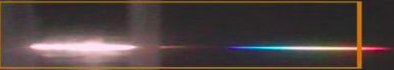
#> input picture Spectrometer-master/t2.png, 394 x 70 px, given in place of newspec2.png, which was not available
$ python 'newspec code.py'
#> lines starting #> are read from the running program, lines starting #| are printed output that depends on the picture; pictures that were not available may be replaced by others from this repository, and a replacement may not be noted
import cv2
import numpy as np
import matplotlib
#matplotlib.use('TkAgg')
import matplotlib.pyplot as plt
from scipy.signal import find_peaks

elements={
        'Albite': [400, 500],
        'Azurite': [600, 700],
        'Beryl': [400, 500],
        'Biotite': [500, 600],
        'Calcite': [400, 450],
        'Chalcopyrite': [500, 700],
        'Chlorite': [500, 550],
        'Copper': [600, 700],
        'Epidote': [450, 550],
        'Goethite': [480],
        'Gypsum': [450, 500],
        'Hematite': [450],
        'Iron': [400, 500],
        'Kaolinite': [450, 500],
        'Limonite': [500],
        'Magnetite': [400, 700],
        'Malachite': [600, 700],
        'Manganese': [500, 600],
        'Muscovite': [450, 550],
        'Olivine': [400, 500],
        'Orthoclase': [400, 450],
        'Pyrite': [500, 600],
        'Quartz': [400, 500],
        'Rutile': [400, 450],
        'Siderite': [400, 500],
        'Vermiculite': [450, 500],
        'Zinc': [500, 600]
        }

def check(elements,peaks,thresh):
    for element, ref_peaks in elements.items():
        diff = all(abs(peak-ref_peak) <=thresh for peak, ref_peak in zip(peaks,ref_peaks))
        print(element,' : ',diff)
        if diff:
            print(element)

def graph(simg):


    image = cv2.imread(simg, cv2.IMREAD_GRAYSCALE)
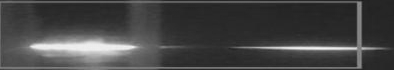
#> image: shape (70, 394); min 28, max 243, mean 69.5

    pixel_positions = np.arange(0, image.shape[1])
#> pixel_positions = 394 values from 0 to 393
    #print(pixel_positions)

    calibration_factor=2.9
    wavelengths = pixel_positions * calibration_factor
#> wavelengths = 394 values from 0 to 1139.7

    # Extract the spectrum
    spectrum = np.sum(image, axis=0)  # Sum along columns
#> spectrum = 394 values, max 9228 at index 360, min 2742 at index 393, mean 4863.5
    #print(len(spectrum),len(pixel_positions))

    peaks=find_peaks(spectrum,height=10,threshold=5,distance=5)
    print(wavelengths[peaks[0]])
#| [   5.8  110.2  142.1  174.   217.5  382.8  542.3  681.5  774.3  797.5
#|   971.5 1044.  1078.8]


    plt.style.use('Solarize_Light2')
    fig=plt.figure(figsize=(10, 5))
    plt.plot(wavelengths, spectrum, color='b', linewidth=2)
    plt.xlabel('Wavelength (nm)')
    plt.ylabel('Intensity')
    plt.title('Wavelength Spectrum')
    plt.grid(True)
    plt.show()
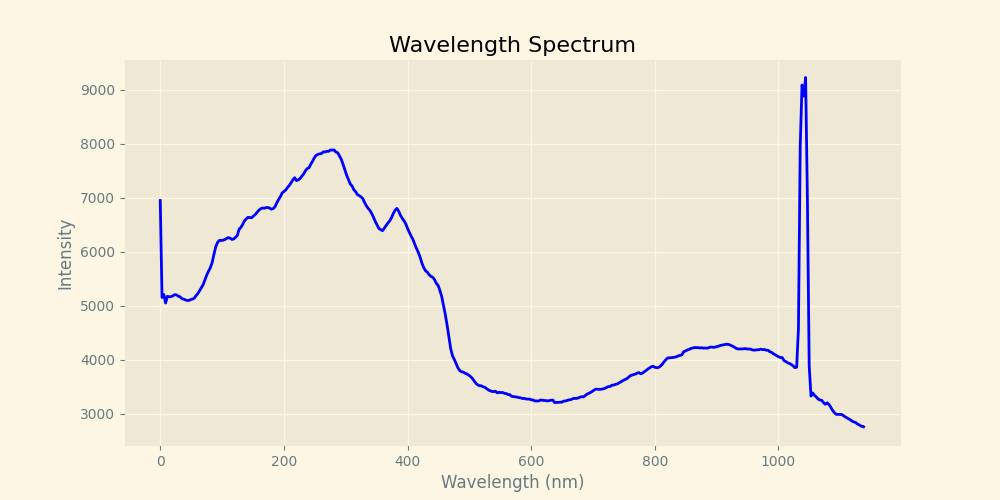
#> figure drawn by matplotlib, 1 panel; curve peaks at x = 1044, y = 9228
    # [4 lines of commented-out code are left out]

    check(elements,wavelengths[peaks[0]],10)
#> the loop in check, `for element, ref_peaks in elements.items():` made 27 passes
#| Albite  :  False
#| Azurite  :  False
#| Beryl  :  False
#| Biotite  :  False
#| Calcite  :  False
#| Chalcopyrite  :  False
#| Chlorite  :  False
#| Copper  :  False
#> (further printed lines are left out)

    fig,ax=plt.subplots(7,4)
    r,c=0,0
    for i in elements:
        #ax[r,c].figure(figsize=(10, 5))
        mini,maxi=elements[i][0]-50,elements[i][-1]+50
        ax[r,c].plot(wavelengths, spectrum, color='b', linewidth=2)
        ax[r,c].set_xlim([mini,maxi])
        for j in elements[i]:
            ax[r,c].axvline(x=j,color='red',linestyle='dashed')
        #ax[r,c].set(xlabel='Wavelength (nm)')
        #ax[r,c].set(ylabel='Intensity')
        ax[r,c].set_title(i)
        #ax[r,c].grid(True)
        r+=1
        if r>6:
            r=0
            c+=1
        if c>3:
            break
#> this loop made 27 passes
#> (i, mini, maxi) on passes 1 to 12: ('Albite', 350, 550), ('Azurite', 550, 750), ('Beryl', 350, 550), ('Biotite', 450, 650), ('Calcite', 350, 500), ('Chalcopyrite', 450, 750), ('Chlorite', 450, 600), ('Copper', 550, 750), ('Epidote', 400, 600), ('Goethite', 430, 530), ('Gypsum', 400, 550), ('Hematite', 400, 500)
#> after the loop, c = 3; r = 6


    plt.subplots_adjust(top=0.94,
    bottom=0.07,
    left=0.125,
    right=0.9,
    hspace=0.315,
    wspace=0.2)
    #plt.subplot_tool()
    #print(plt.style.available)
    mng = plt.get_current_fig_manager()
    mng.full_screen_toggle()
    plt.show()
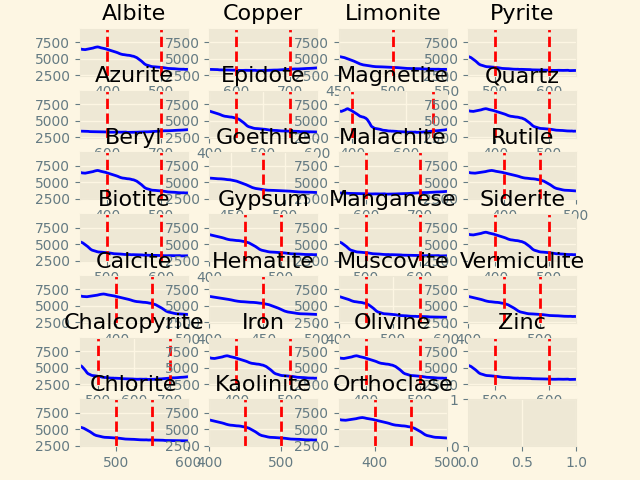
#> figure drawn by matplotlib, 27 panels; panel 1: curve peaks at x = 1044, y = 9228; panel 2: curve peaks at x = 1044, y = 9228; panel 3: curve peaks at x = 1044, y = 9228; panel 4: curve peaks at x = 1044, y = 9228

graph(r"C:\Users\Tanmayaa\Downloads\Spectrometer-master\Spectrometer-master\newspec2.png")

$ run again, on Spectrometer-master/t3.png
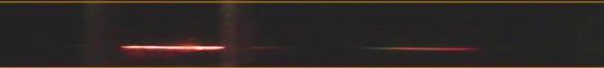
#> input picture Spectrometer-master/t3.png, 604 x 68 px, given in place of newspec2.png, which was not available
#> in graph, `image = cv2.imread(simg, cv2.IMREAD_GRAYSCALE)`:
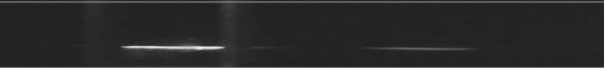
#> image: shape (68, 604); min 30, max 234, mean 41.3
#> spectrum = 604 values, max 3720 at index 230, min 2568 at index 30, mean 2805.7
#| [ 266.8  316.1  374.1  397.3  501.7  548.1  617.7  643.8  667.   716.3
#|   756.9 1302.1 1319.5 1360.1 1423.9 1452.9 1476.1 1525.4 1615.3]
#> in graph, `plt.show()`:
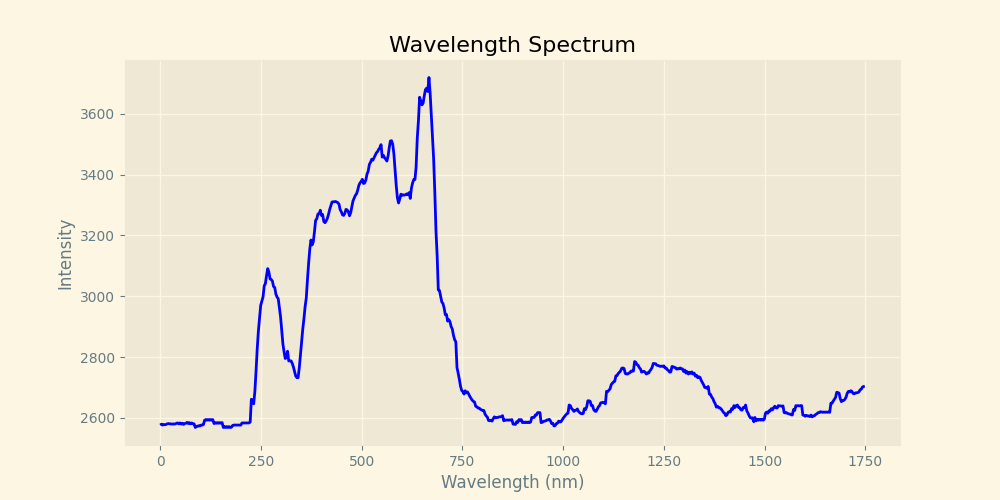
#> figure drawn by matplotlib, 1 panel; curve peaks at x = 667, y = 3720
#> the loop in check, `for element, ref_peaks in elements.items():` made 27 passes
#| Albite  :  False
#| Azurite  :  False
#| Beryl  :  False
#| Biotite  :  False
#| Calcite  :  False
#> (further printed lines are left out)
#> the loop in graph, `for i in elements:` made 27 passes
#> (i, mini, maxi) on passes 1 to 8: ('Albite', 350, 550), ('Azurite', 550, 750), ('Beryl', 350, 550), ('Biotite', 450, 650), ('Calcite', 350, 500), ('Chalcopyrite', 450, 750), ('Chlorite', 450, 600), ('Copper', 550, 750)
#> after the loop in graph, `for i in elements:`: c = 3; r = 6

$ run again, on Spectrometer-master/test1.png
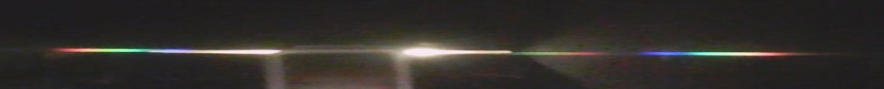
#> input picture Spectrometer-master/test1.png, 884 x 89 px, given in place of newspec2.png, which was not available
#> in graph, `image = cv2.imread(simg, cv2.IMREAD_GRAYSCALE)`:
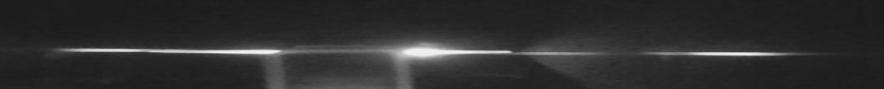
#> image: shape (89, 884); min 27, max 243, mean 46.6
#> spectrum = 884 values, max 7880 at index 406, min 2712 at index 862, mean 4144.4
#| [  81.2  136.3  211.7  263.9  321.9  350.9  365.4  522.   542.3  614.8
#|   635.1  875.8  913.5  959.9 1006.3 1049.8 1177.4 1496.4 1580.5 1635.6
#|  1690.7 1740.  1841.5 1925.6 1957.5 1980.7 2003.9 2027.1 2050.3 2076.4
#|  2148.9 2291.  2378.  2412.8 2520.1 2546.2]
#> in graph, `plt.show()`:
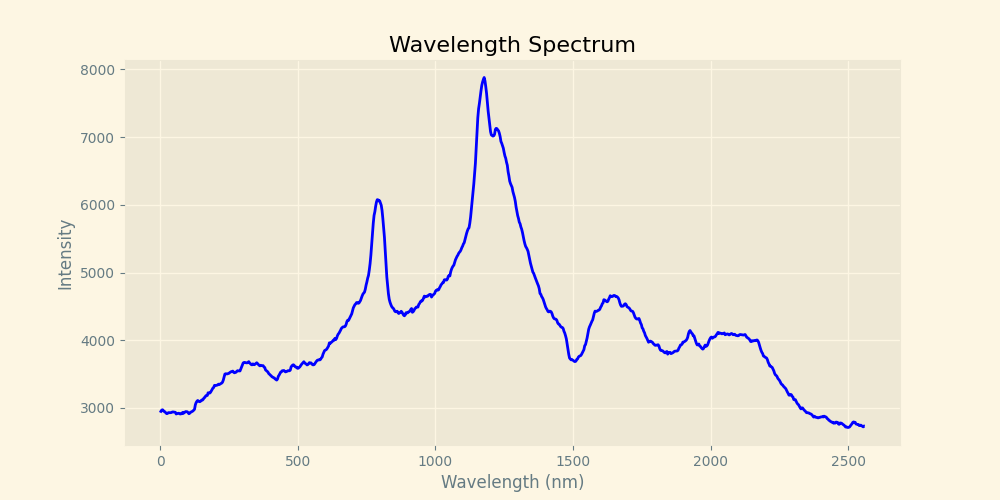
#> figure drawn by matplotlib, 1 panel; curve peaks at x = 1177.4, y = 7880
#> the loop in check, `for element, ref_peaks in elements.items():` made 27 passes
#| Albite  :  False
#| Azurite  :  False
#| Beryl  :  False
#| Biotite  :  False
#| Calcite  :  False
#> (further printed lines are left out)
#> the loop in graph, `for i in elements:` made 27 passes
#> (i, mini, maxi) on passes 1 to 8: ('Albite', 350, 550), ('Azurite', 550, 750), ('Beryl', 350, 550), ('Biotite', 450, 650), ('Calcite', 350, 500), ('Chalcopyrite', 450, 750), ('Chlorite', 450, 600), ('Copper', 550, 750)
#> after the loop in graph, `for i in elements:`: c = 3; r = 6
